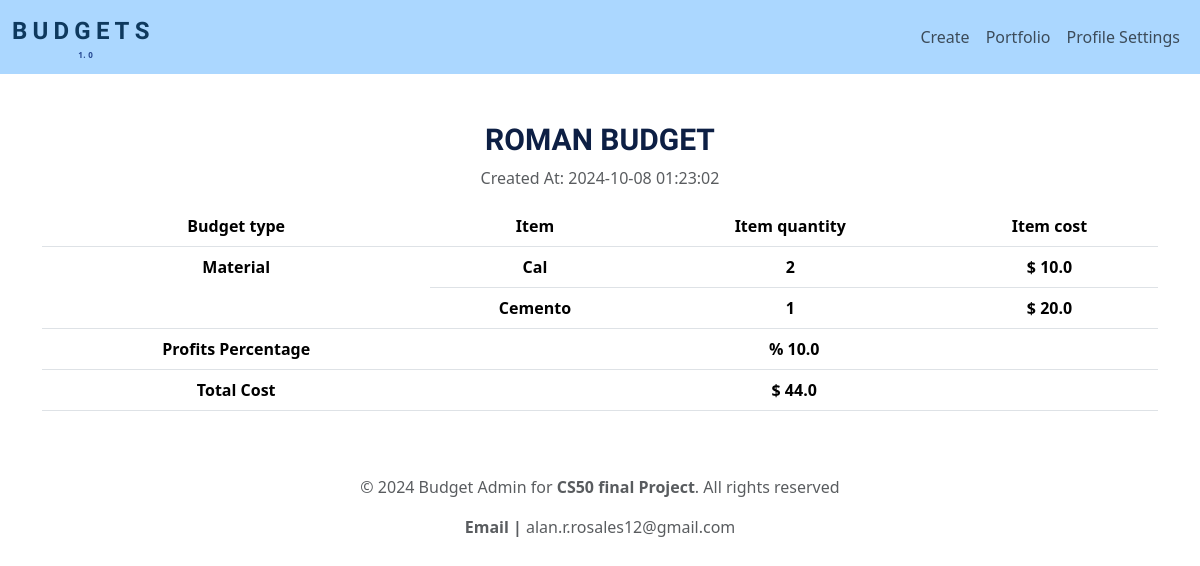
Screenshot of /budget/1 (signed in) with the database file from the repository.
### tables this page shows
CREATE TABLE budgets (
id INTEGER PRIMARY KEY AUTOINCREMENT,
user_id INTEGER NOT NULL,
budget_type TEXT NOT NULL,
budget_title TEXT NOT NULL,
profit_percentage REAL,
total_budget REAL,
timestamp TIMESTAMP DEFAULT CURRENT_TIMESTAMP,
FOREIGN KEY (user_id) REFERENCES users(id)
);

CREATE TABLE budget_items (
id INTEGER PRIMARY KEY AUTOINCREMENT,
budget_id INTEGER NOT NULL,
item_name TEXT NOT NULL,
item_cost REAL NOT NULL,
item_quantity INTEGER NOT NULL,
FOREIGN KEY (budget_id) REFERENCES budgets(id)
);

### app.py (the view)
@app.route("/budget/<int:budget_id>")
@login_required
def view_budget(budget_id):
    budget = db.execute("SELECT budget_type, budget_title, timestamp, profit_percentage, total_budget FROM budgets WHERE id = ? AND user_id = ?",
                        budget_id, session.get("user_id"))
    items = db.execute("SELECT item_name, item_cost, item_quantity FROM budget_items WHERE budget_id = ?",
                       budget_id)
    return render_template("view_budget.html", budget=budget, items=items)

### helpers.py (called while the page is built)
def login_required(f):
    @wraps(f)
    def decorated_function(*args, **kwargs):
        if session.get("user_id") is None:
            return redirect(url_for("login"))
        return f(*args,**kwargs)
    return decorated_function

### templates/view_budget.html (shortened to what this page needs)
{% extends "layout.html" %}
{% block main %}
<h2 class="titles">{{ budget[0]['budget_title'] }}</h2>
<p class="text-left text-muted">Created At: {{ budget[0]['timestamp'] }}</p>
<table class="table table-responsive">
    <thead>
            <td><strong>Budget type</strong></td>
            <td><strong>Item</strong></td>
            <td><strong>Item quantity</strong></td>
            <td><strong>Item cost</strong></td>
    </thead>
    <tbody>
        {% for item in items %}
        <tr class="text-capitalize">
            {% if loop.first %}
            <td rowspan="{{ items|length }}"><strong>{{ budget[0]['budget_type'] }}</strong></td>
            {% endif %}
            <td><strong>{{ item['item_name'] }}</strong></td>
            <td><strong>{{ item['item_quantity'] }}</strong></td>
            <td><strong>$ {{ item['item_cost'] }}</strong></td>
        </tr>
        {% endfor %}
        <tr>
            <td colspan="1" ><strong>Profits Percentage</strong></td>
            <td colspan="3"><strong>% {{ budget[0]['profit_percentage']}}</strong></td>
        </tr>
        <tr>
            <td colspan="1"><strong>Total Cost</strong></td>
            <td colspan="3"><strong>$ {{budget[0]['total_budget']}}</strong></td>
        </tr>
    </tbody>
</table>
{% endblock %}

### templates/layout.html (shortened to what this page needs)
<!DOCTYPE html>
<html lang="en">
    <head>
        <link href="https://cdn.jsdelivr.net/npm/bootstrap@5.3.3/dist/css/bootstrap.min.css" rel="stylesheet">
        <link rel="stylesheet" href="{{ url_for('static', filename='styles.css') }}">
    </head>
    <body>
        <nav id="custom-navbar" class="navbar navbar-expand-lg navbar-light">
            <div class="container-fluid">
                <div class="container-logo">
                    <a class="navbar-brand" href="/">
                        <div class="container-letters">
                            <span class="color_b">B</span>
                            <span class="color_b">U</span>
                            <span class="color_b">D</span>
                            <span class="color_b">G</span>
                            <span class="color_b">E</span>
                            <span class="color_b">T</span>
                            <span class="color_b">S</span>
                        </div>
                        <div class="container-numbers">
                        </div>
                    </a>
                </div>
                <div class="collapse navbar-collapse" id="navbarSupportedContent">
                    {% if session["user_id"] %}
                        <ul class="navbar-nav ms-auto">
                            <li class="nav-item">
                                <a class="nav-link" href="/">Create</a>
                            </li>
                            <li class="nav-item">
                                <a class="nav-link" href="/history">Portfolio</a>
                            </li>
                                <a class="nav-link" href="/user_profile">Profile Settings</a>
                        </ul>
                    {% endif %}
                </div>
            </div>
        </nav>
        <main class="container py-5 text-center">
            {% block main %}{% endblock %}
        </main>
        <footer class="mb-5">
            <p class="text-center text-muted">
                &copy; 2024 Budget Admin for <strong> CS50 final Project</strong>. All rights reserved
            </p>
            <p class="text-center text-muted ml-5">
                <strong> Email | </strong>alan.r.rosales12@gmail.com
            </p>
        </footer>
    </body>
</html>

### static/styles.css (style rules this page uses)
#custom-navbar { background-color: rgb(171, 215, 255); }
.nav-item { color:aqua; }
.color_b { font-size: larger; font-family: "Oswald", sans-serif; font-weight: 700; color:rgb(14, 57, 94); }
.container-logo { display: flex; flex-direction: column; justify-content: center; }
.container-numbers { display: flex; flex-direction: row; justify-content: center; gap: 5px; }
.titles { font-size: 30px; font-family: "Oswald", sans-serif; font-weight: 700; font-style: normal; color: rgb(13, 31, 68); }

### rows the page displays
budgets: budget_title "ROMAN BUDGET", timestamp "2024-10-08 01:23:02", budget_type "Material", profit_percentage "10.0", total_budget "44.0"
budget_items: item_name "Cal", item_quantity "2", item_cost "10.0"
budget_items: item_name "Cemento", item_quantity "1", item_cost "20.0"
